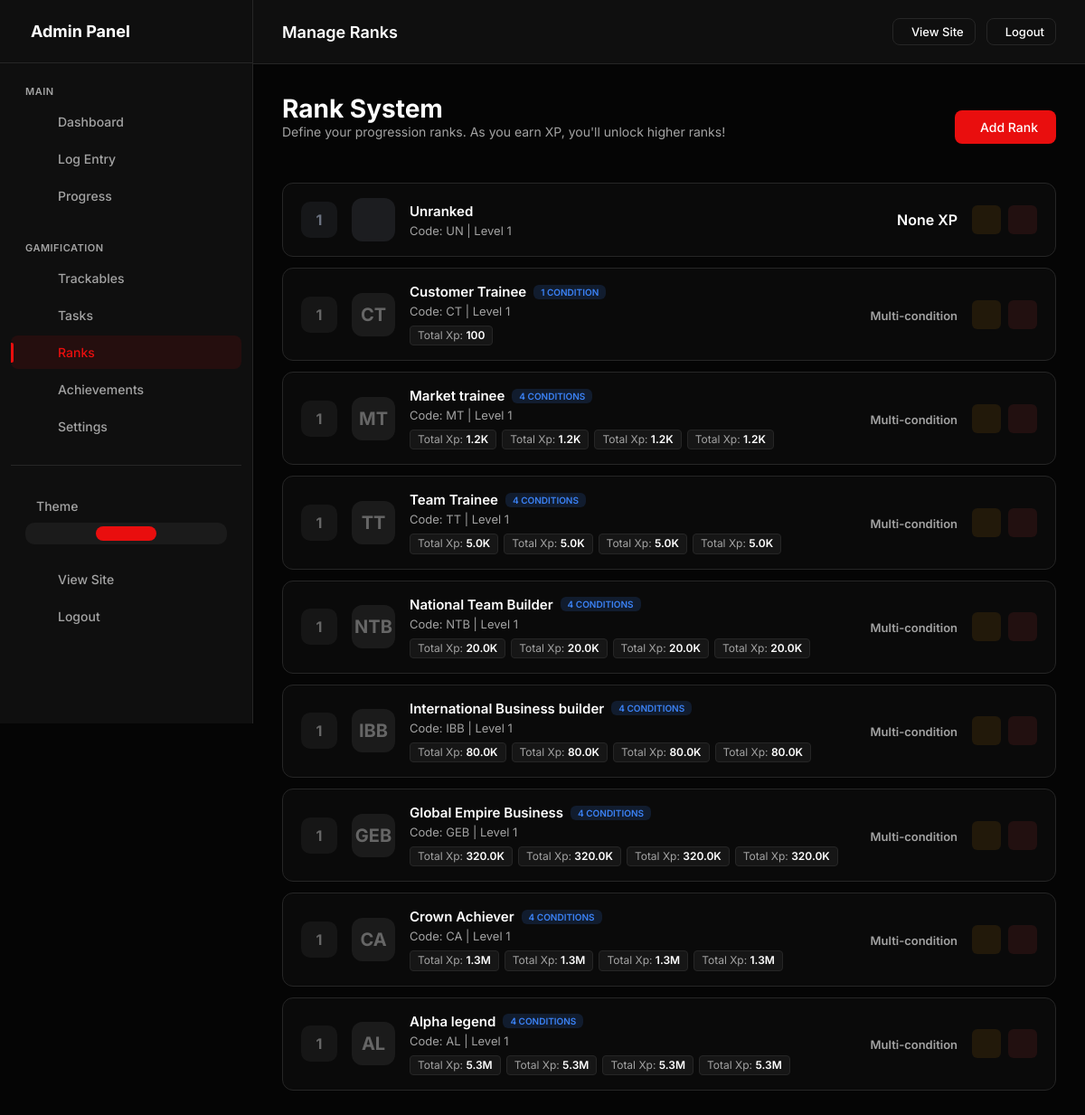
The page /admin/ranks (signed in) on the database its author committed.
### models.py (models this page shows, shortened)
class UserSettings(db.Model):
    __tablename__ = 'user_settings'
    id = db.Column(db.Integer, primary_key=True)
    user_id = db.Column(db.Integer, db.ForeignKey('users.id'), nullable=False, unique=True, index=True)
    accent_color = db.Column(db.String(20), default='#e90e0e')
    points_name = db.Column(db.String(20), default='XP')  # "XP", "Points", "Coins", etc.
    points_icon = db.Column(db.String(50), default='ph-lightning')
    daily_xp_goal = db.Column(db.Integer, default=50)
    perfect_day_bonus = db.Column(db.Integer, default=50)
    perfect_week_bonus = db.Column(db.Integer, default=500)
    streak_bonus_per_day = db.Column(db.Integer, default=5)  # Extra XP per streak day
    show_xp_animations = db.Column(db.Boolean, default=True)
    dark_mode = db.Column(db.Boolean, default=True)
    compact_view = db.Column(db.Boolean, default=False)
    show_dashboard_header = db.Column(db.Boolean, default=True)
    enable_youtube_sync = db.Column(db.Boolean, default=False)
    created_at = db.Column(db.DateTime, default=datetime.utcnow)
    updated_at = db.Column(db.DateTime, default=datetime.utcnow, onupdate=datetime.utcnow)

class CustomRank(db.Model):
    __tablename__ = 'custom_ranks'
    id = db.Column(db.Integer, primary_key=True)
    user_id = db.Column(db.Integer, db.ForeignKey('users.id'), nullable=False, index=True)
    level = db.Column(db.Integer, nullable=False, default=1)  # Numeric level
    name = db.Column(db.String(100), nullable=False)  # "Beginner", "Expert", etc.
    code = db.Column(db.String(10))  # Short code like "BT", "MS"
    description = db.Column(db.String(500))
    min_xp = db.Column(db.Integer, nullable=True)  # XP needed to reach this rank (nullable for multi-condition ranks)
    icon = db.Column(db.String(100))  # Icon path or phosphor icon
    color = db.Column(db.String(20), default='#666666')
    badge_image = db.Column(db.String(500))  # Path to badge image
    is_max_rank = db.Column(db.Boolean, default=False)
    created_at = db.Column(db.DateTime, default=datetime.utcnow)
    updated_at = db.Column(db.DateTime, default=datetime.utcnow, onupdate=datetime.utcnow)
    conditions = db.relationship('RankCondition', backref='rank', lazy=True, cascade='all, delete-orphan')

class RankCondition(db.Model):
    __tablename__ = 'rank_conditions'
    id = db.Column(db.Integer, primary_key=True)
    rank_id = db.Column(db.Integer, db.ForeignKey('custom_ranks.id'), nullable=False, index=True)
    condition_type = db.Column(db.String(50), nullable=False)  # See CONDITION_TYPES below
    threshold = db.Column(db.Integer, nullable=False)  # The value that must be reached
    custom_name = db.Column(db.String(100))  # User-defined name for this condition
    trackable_slug = db.Column(db.String(100))  # Used when condition_type is 'trackable_xp' or 'trackable_count'
    created_at = db.Column(db.DateTime, default=datetime.utcnow)

### app.py (the view)
    @app.route('/admin/ranks')
    @admin_required
    def admin_ranks():
        ranks = CustomRank.query.filter_by(
            user_id=current_user.id
        ).order_by(CustomRank.level).all()
        return render_template('admin/ranks.html', ranks=ranks)

### templates/admin/ranks.html (shortened to what this page needs)
{% extends "admin/base.html" %}
{% block page_title %}Manage Ranks{% endblock %}
{% block content %}
<div class="page-header">
    <div>
        <h1 class="page-title">Rank System</h1>
        <p class="page-intro">Define your progression ranks. As you earn {{ points_name }}, you'll unlock higher ranks!
        </p>
    </div>
    <div class="page-actions">
        <a href="{{ url_for('admin_rank_add') }}" class="btn btn-primary">
             Add Rank
        </a>
    </div>
</div>
{% if ranks %}
<div class="ranks-list">
    {% for rank in ranks %}
    <div class="rank-row">
        <div class="rank-level" style="background: {{ rank.color }}20; color: {{ rank.color }}">
            {{ rank.level }}
        </div>
        <div class="rank-icon-box" style="background: {{ rank.color }}30; color: {{ rank.color }}">
            {% if rank.icon %}
            <i class="ph {{ rank.icon }}"></i>
            {% else %}
            {{ rank.code or 'L' ~ rank.level }}
            {% endif %}
        </div>
        <div class="rank-info">
            <div class="rank-name">
                {{ rank.name }}
                {% if rank.conditions %}
                <span class="badge-conditions"
                    style="padding: 2px 8px; border-radius: 6px; font-size: 10px; font-weight: 600; background: rgba(59, 130, 246, 0.15); color: #3b82f6; text-transform: uppercase;">
                    {{ rank.conditions|length }} condition{{ 's' if rank.conditions|length != 1 else '' }}
                </span>
                {% endif %}
            </div>
            <div class="rank-meta">
                Code: {{ rank.code or '-' }} | Level {{ rank.level }}
            </div>
            {% if rank.conditions %}
            <div class="rank-conditions-list"
                style="margin-top: 8px; font-size: 12px; display: flex; flex-wrap: wrap; gap: 6px;">
                {% for condition in rank.conditions %}
                <div class="condition-tag"
                    style="background: rgba(255,255,255,0.05); border: 1px solid var(--border); padding: 2px 8px; border-radius: 4px; color: var(--text-muted);">
                    {{ condition.condition_type|replace('_', ' ')|title }}:
                    <span style="color: var(--text-main); font-weight: 600;">{{ condition.threshold|format_number
                        }}</span>
                </div>
                {% endfor %}
            </div>
            {% endif %}
        </div>
        <div class="rank-xp">
            {% if rank.conditions %}
            <span style="font-size: 13px; color: var(--text-muted);">Multi-condition</span>
            {% else %}
            {{ rank.min_xp|format_number }} {{ points_name }}
            {% endif %}
        </div>
        <div class="rank-actions">
            <a href="{{ url_for('admin_rank_edit', id=rank.id) }}" class="action-btn edit" title="Edit">
            </a>
            <form action="{{ url_for('admin_rank_delete', id=rank.id) }}" method="post"
                onsubmit="return confirmDelete(this, 'Rank')" style="display: inline;">
                <button type="submit" class="action-btn delete" title="Delete">
                </button>
            </form>
        </div>
    </div>
    {% endfor %}
</div>
{% endif %}
{% endblock %}

### templates/admin/base.html (style rules this page uses)
:root, [data-theme="dark"] { --bg-body: #050505; --bg-card: #0f0f0f; --bg-card-hover: #141414; --border: #262626; --accent: #e90e0e; --accent-rgb: 233, 14, 14; --accent-hover: #c70202; --text-main: #ffffff; --text-muted: #a3a3a3; --font-sans: 'Inter', sans-serif; --font-mono: 'JetBrains Mono', monospace; --success: #10b981; --warning: #f59e0b; --danger: #ef4444; }
* { margin: 0; padding: 0; box-sizing: border-box; }
body { background-color: var(--bg-body); color: var(--text-main); font-family: var(--font-sans); overflow-x: hidden; -webkit-font-smoothing: antialiased; min-height: 100vh; }
a { text-decoration: none; color: inherit; transition: 0.3s; }
button { border: none; background: none; cursor: pointer; font-family: inherit; }
.page-header { display: flex; justify-content: space-between; align-items: center; margin-bottom: 24px; flex-wrap: wrap; gap: 16px; }
.page-title { font-size: 28px; font-weight: 700; }
.page-actions { display: flex; gap: 12px; align-items: center; }
.action-btn { width: 32px; height: 32px; border-radius: 6px; display: flex; align-items: center; justify-content: center; transition: all 0.2s; cursor: pointer; border: 1px solid transparent; }
.action-btn.edit { background: rgba(245,158,11,0.1); color: #f59e0b; }
.action-btn.delete { background: rgba(239,68,68,0.1); color: #ef4444; }
.btn { padding: 10px 20px; border-radius: 8px; font-size: 14px; font-weight: 500; transition: all 0.3s ease; display: inline-flex; align-items: center; gap: 8px; cursor: pointer; border: none; }
.btn-primary { background: var(--accent); color: #fff; }

### templates/admin/ranks.html (style rules this page uses)
.page-intro { margin-bottom: 24px; color: var(--text-muted); font-size: 14px; }
.ranks-list { display: flex; flex-direction: column; gap: 12px; }
.rank-row { background: rgba(255, 255, 255, 0.02); border: 1px solid var(--border); border-radius: 12px; padding: 16px 20px; display: flex; align-items: center; gap: 16px; transition: all 0.2s; }
.rank-level { width: 40px; height: 40px; border-radius: 10px; display: flex; align-items: center; justify-content: center; font-size: 16px; font-weight: 700; flex-shrink: 0; }
.rank-icon-box { width: 48px; height: 48px; border-radius: 12px; display: flex; align-items: center; justify-content: center; font-size: 20px; font-weight: 700; flex-shrink: 0; }
.rank-info { flex: 1; min-width: 0; }
.rank-name { font-weight: 600; font-size: 15px; margin-bottom: 4px; display: flex; align-items: center; gap: 8px; }
.rank-meta { font-size: 13px; color: var(--text-muted); }
.rank-xp { font-size: 16px; font-weight: 600; color: var(--text-main); min-width: 100px; text-align: right; }
.rank-actions { display: flex; gap: 8px; }

### rows shown on the page
UserSettings: points_name "XP"
CustomRank: level "1", name "Unranked", code "UN", min_xp "None"
CustomRank: level "1", code "CT", name "Customer Trainee", conditions|length "1", shows "Multi-condition"
RankCondition: condition_type "Total Xp", threshold "100"
CustomRank: level "1", code "MT", name "Market trainee", conditions|length "4", conditions "S", shows "Multi-condition"
RankCondition: condition_type "Total Xp", threshold "1.2K"
RankCondition: condition_type "Total Xp", threshold "1.2K"
RankCondition: condition_type "Total Xp", threshold "1.2K"
RankCondition: condition_type "Total Xp", threshold "1.2K"
CustomRank: level "1", code "TT", name "Team Trainee", conditions|length "4", conditions "S", shows "Multi-condition"
RankCondition: condition_type "Total Xp", threshold "5.0K"
RankCondition: condition_type "Total Xp", threshold "5.0K"
RankCondition: condition_type "Total Xp", threshold "5.0K"
RankCondition: condition_type "Total Xp", threshold "5.0K"
CustomRank: level "1", code "NTB", name "National Team Builder", conditions|length "4", conditions "S", shows "Multi-condition"
RankCondition: condition_type "Total Xp", threshold "20.0K"
RankCondition: condition_type "Total Xp", threshold "20.0K"
RankCondition: condition_type "Total Xp", threshold "20.0K"
RankCondition: condition_type "Total Xp", threshold "20.0K"
CustomRank: level "1", code "IBB", name "International Business builder", conditions|length "4", conditions "S", shows "Multi-condition"
RankCondition: condition_type "Total Xp", threshold "80.0K"
RankCondition: condition_type "Total Xp", threshold "80.0K"
RankCondition: condition_type "Total Xp", threshold "80.0K"
RankCondition: condition_type "Total Xp", threshold "80.0K"
CustomRank: level "1", code "GEB", name "Global Empire Business", conditions|length "4", conditions "S", shows "Multi-condition"
RankCondition: condition_type "Total Xp", threshold "320.0K"
RankCondition: condition_type "Total Xp", threshold "320.0K"
RankCondition: condition_type "Total Xp", threshold "320.0K"
RankCondition: condition_type "Total Xp", threshold "320.0K"
CustomRank: level "1", code "CA", name "Crown Achiever", conditions|length "4", conditions "S", shows "Multi-condition"
RankCondition: condition_type "Total Xp", threshold "1.3M"
RankCondition: condition_type "Total Xp", threshold "1.3M"
RankCondition: condition_type "Total Xp", threshold "1.3M"
RankCondition: condition_type "Total Xp", threshold "1.3M"
CustomRank: level "1", code "AL", name "Alpha legend", conditions|length "4", conditions "S", shows "Multi-condition"
RankCondition: condition_type "Total Xp", threshold "5.3M"
RankCondition: condition_type "Total Xp", threshold "5.3M"
RankCondition: condition_type "Total Xp", threshold "5.3M"
RankCondition: condition_type "Total Xp", threshold "5.3M"
